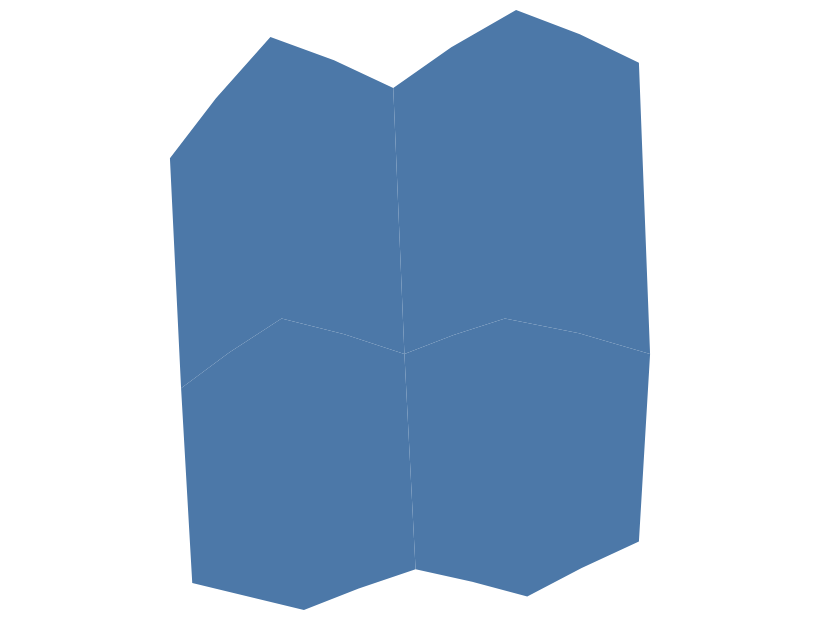

The specification (Vega-Lite) saved for this image:
### Vega-Lite specification from a JSON file in a GitHub repository (floating-point values rounded to 4 significant figures)
{"$schema": "https://vega.github.io/schema/vega-lite/v6.json", "padding": 5, "autosize": "none", "width": 400, "height": 300, "data": {"values": {"type": "FeatureCollection", "features": [{"type": "Feature", "properties": {"name": "west", "value": 3, "cat": "a"}, "geometry": {"type": "Polygon", "coordinates": [[[-11, 48], [-2, 52], [9, 50], [10, 36], [0, 33], [-10, 35], [-11, 48]]]}}, {"type": "Feature", "properties": {"name": "east", "value": 5, "cat": "b"}, "geometry": {"type": "Polygon", "coordinates": [[[9, 50], [18, 52], [31, 50], [30, 38], [20, 34], [10, 36], [9, 50]]]}}, {"type": "Feature", "properties": {"name": "north-west", "value": 2, "cat": "a"}, "geometry": {"type": "Polygon", "coordinates": [[[-12, 60], [-3, 65], [8, 63], [9, 50], [-2, 52], [-11, 48], [-12, 60]]]}}, {"type": "Feature", "properties": {"name": "north-east", "value": 8, "cat": "b"}, "geometry": {"type": "Polygon", "coordinates": [[[8, 63], [19, 66], [30, 64], [31, 50], [18, 52], [9, 50], [8, 63]]]}}]}, "format": {"property": "features"}}, "projection": {"type": "mercator"}, "mark": {"type": "geoshape", "aria": false}}
